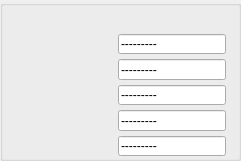
   <widget class="QGroupBox" name="groupBox">
    <property name="geometry">
     <rect>
      <x>660</x>
      <y>490</y>
      <width>241</width>
      <height>161</height>
     </rect>
    </property>
    <property name="sizePolicy">
     <sizepolicy hsizetype="Fixed" vsizetype="Fixed">
      <horstretch>0</horstretch>
      <verstretch>0</verstretch>
     </sizepolicy>
    </property>
    <property name="title">
     <string/>
    </property>
    <widget class="caGraphics" name="sdg_2">
     <property name="geometry">
      <rect>
       <x>0</x>
       <y>0</y>
       <width>241</width>
       <height>161</height>
      </rect>
     </property>
     <property name="foreground">
      <color>
       <red>40</red>
       <green>40</green>
       <blue>40</blue>
      </color>
     </property>
     <property name="fillstyle" stdset="0">
      <enum>caGraphics::Filled</enum>
     </property>
     <property name="lineSize">
      <number>1</number>
     </property>
     <property name="lineColor">
      <color>
       <red>207</red>
       <green>207</green>
       <blue>207</blue>
      </color>
     </property>
    </widget>
    <widget class="QWidget" name="gridLayoutWidget_2">
     <property name="geometry">
      <rect>
       <x>15</x>
       <y>34</y>
       <width>211</width>
       <height>122</height>
      </rect>
     </property>
     <layout class="QGridLayout" name="gridLayout_2" columnstretch="0,0">
      <property name="horizontalSpacing">
       <number>15</number>
      </property>
      <property name="verticalSpacing">
       <number>5</number>
      </property>
      <item row="3" column="0">
       <widget class="caRelatedDisplay" name="carelateddisplay_3">
        <property name="sizePolicy">
         <sizepolicy hsizetype="MinimumExpanding" vsizetype="MinimumExpanding">
          <horstretch>0</horstretch>
          <verstretch>0</verstretch>
         </sizepolicy>
        </property>
        <property name="minimumSize">
         <size>
          <width>0</width>
          <height>15</height>
         </size>
        </property>
        <property name="labels">
         <string>NOPA</string>
        </property>
        <property name="files">
         <string>TLMFF.ui</string>
        </property>
        <property name="args">
         <string>P=SHUTTER:,R=NOPA:,T=NOPA</string>
        </property>
       </widget>
      </item>
      <item row="3" column="1">
       <widget class="caLineEdit" name="calineedit_63">
        <property name="minimumSize">
         <size>
          <width>0</width>
          <height>20</height>
         </size>
        </property>
        <property name="text">
         <string>---------</string>
        </property>
        <property name="readOnly">
         <bool>true</bool>
        </property>
        <property name="channel" stdset="0">
         <string notr="true">SHUTTER:NOPA:Shutter_RBV</string>
        </property>
        <property name="foreground">
         <color>
          <red>0</red>
          <green>255</green>
          <blue>0</blue>
         </color>
        </property>
        <property name="background">
         <color alpha="0">
          <red>160</red>
          <green>160</green>
          <blue>164</blue>
         </color>
        </property>
        <property name="colorMode">
         <enum>caLineEdit::Static</enum>
        </property>
        <property name="precision">
         <number>6</number>
        </property>
        <property name="unitsEnabled">
         <bool>true</bool>
        </property>
       </widget>
      </item>
      <item row="4" column="0">
       <widget class="caRelatedDisplay" name="carelateddisplay_7">
        <property name="sizePolicy">
         <sizepolicy hsizetype="MinimumExpanding" vsizetype="MinimumExpanding">
          <horstretch>0</horstretch>
          <verstretch>0</verstretch>
         </sizepolicy>
        </property>
        <property name="minimumSize">
         <size>
          <width>0</width>
          <height>15</height>
         </size>
        </property>
        <property name="labels">
         <string>MOKE</string>
        </property>
        <property name="files">
         <string>TLMFF.ui</string>
        </property>
        <property name="args">
         <string>P=SHUTTER:,R=MOKE:,T=MOKE</string>
        </property>
       </widget>
      </item>
      <item row="4" column="1">
       <widget class="caLineEdit" name="calineedit_64">
        <property name="minimumSize">
         <size>
          <width>0</width>
          <height>20</height>
         </size>
        </property>
        <property name="text">
         <string>---------</string>
        </property>
        <property name="readOnly">
         <bool>true</bool>
        </property>
        <property name="channel" stdset="0">
         <string notr="true">SHUTTER:MOKE:Shutter_RBV</string>
        </property>
        <property name="foreground">
         <color>
          <red>0</red>
          <green>255</green>
          <blue>0</blue>
         </color>
        </property>
        <property name="background">
         <color alpha="0">
          <red>160</red>
          <green>160</green>
          <blue>164</blue>
         </color>
        </property>
        <property name="colorMode">
         <enum>caLineEdit::Static</enum>
        </property>
        <property name="precision">
         <number>6</number>
        </property>
        <property name="unitsEnabled">
         <bool>true</bool>
        </property>
       </widget>
      </item>
      <item row="0" column="0">
       <widget class="caRelatedDisplay" name="carelateddisplay_2">
        <property name="sizePolicy">
         <sizepolicy hsizetype="MinimumExpanding" vsizetype="MinimumExpanding">
          <horstretch>0</horstretch>
          <verstretch>0</verstretch>
         </sizepolicy>
        </property>
        <property name="minimumSize">
         <size>
          <width>0</width>
          <height>15</height>
         </size>
        </property>
        <property name="baseSize">
         <size>
          <width>0</width>
          <height>0</height>
         </size>
        </property>
        <property name="labels">
         <string>Power Meter</string>
        </property>
        <property name="files">
         <string>TLMFF.ui</string>
        </property>
        <property name="args">
         <string>P=SHUTTER:,R=PM:,T=PM</string>
        </property>
       </widget>
      </item>
      <item row="1" column="0">
       <widget class="caRelatedDisplay" name="carelateddisplay">
        <property name="sizePolicy">
         <sizepolicy hsizetype="MinimumExpanding" vsizetype="MinimumExpanding">
          <horstretch>0</horstretch>
          <verstretch>0</verstretch>
         </sizepolicy>
        </property>
        <property name="minimumSize">
         <size>
          <width>0</width>
          <height>15</height>
         </size>
        </property>
        <property name="labels">
         <string>HHG</string>
        </property>
        <property name="files">
         <string>TLMFF.ui</string>
        </property>
        <property name="args">
         <string>P=SHUTTER:,R=HHG:,T=HHG</string>
        </property>
       </widget>
      </item>
      <item row="0" column="1">
       <widget class="caLineEdit" name="calineedit_62">
        <property name="minimumSize">
         <size>
          <width>0</width>
          <height>20</height>
         </size>
        </property>
        <property name="text">
         <string>---------</string>
        </property>
        <property name="readOnly">
         <bool>true</bool>
        </property>
        <property name="channel" stdset="0">
         <string notr="true">SHUTTER:PM:Shutter_RBV</string>
        </property>
        <property name="foreground">
         <color>
          <red>0</red>
          <green>255</green>
          <blue>0</blue>
         </color>
        </property>
        <property name="background">
         <color alpha="0">
          <red>160</red>
          <green>160</green>
          <blue>164</blue>
         </color>
        </property>
        <property name="colorMode">
         <enum>caLineEdit::Static</enum>
        </property>
        <property name="precision">
         <number>6</number>
        </property>
        <property name="unitsEnabled">
         <bool>true</bool>
        </property>
       </widget>
      </item>
      <item row="1" column="1">
       <widget class="caLineEdit" name="calineedit_61">
        <property name="minimumSize">
         <size>
          <width>0</width>
          <height>20</height>
         </size>
        </property>
        <property name="text">
         <string>---------</string>
        </property>
        <property name="readOnly">
         <bool>true</bool>
        </property>
        <property name="channel" stdset="0">
         <string notr="true">SHUTTER:HHG:Shutter_RBV</string>
        </property>
        <property name="foreground">
         <color>
          <red>0</red>
          <green>255</green>
          <blue>0</blue>
         </color>
        </property>
        <property name="background">
         <color alpha="0">
          <red>160</red>
          <green>160</green>
          <blue>164</blue>
         </color>
        </property>
        <property name="colorMode">
         <enum>caLineEdit::Static</enum>
        </property>
        <property name="frame">
         <bool>true</bool>
        </property>
        <property name="precision">
         <number>6</number>
        </property>
        <property name="unitsEnabled">
         <bool>true</bool>
        </property>
       </widget>
      </item>
      <item row="2" column="0">
       <widget class="caRelatedDisplay" name="carelateddisplay_28">
        <property name="sizePolicy">
         <sizepolicy hsizetype="MinimumExpanding" vsizetype="MinimumExpanding">
          <horstretch>0</horstretch>
          <verstretch>0</verstretch>
         </sizepolicy>
        </property>
        <property name="minimumSize">
         <size>
          <width>0</width>
          <height>15</height>
         </size>
        </property>
        <property name="labels">
         <string>HHG Pump</string>
        </property>
        <property name="files">
         <string>TLMFF.ui</string>
        </property>
        <property name="args">
         <string>P=SHUTTER:,R=HHGPUMP:,T=HHGPUMP</string>
        </property>
       </widget>
      </item>
      <item row="2" column="1">
       <widget class="caLineEdit" name="calineedit_65">
        <property name="minimumSize">
         <size>
          <width>0</width>
          <height>20</height>
         </size>
        </property>
        <property name="text">
         <string>---------</string>
        </property>
        <property name="readOnly">
         <bool>true</bool>
        </property>
        <property name="channel" stdset="0">
         <string notr="true">SHUTTER:HHGPUMP:Shutter_RBV</string>
        </property>
        <property name="foreground">
         <color>
          <red>0</red>
          <green>255</green>
          <blue>0</blue>
         </color>
        </property>
        <property name="background">
         <color alpha="0">
          <red>160</red>
          <green>160</green>
          <blue>164</blue>
         </color>
        </property>
        <property name="colorMode">
         <enum>caLineEdit::Static</enum>
        </property>
        <property name="frame">
         <bool>true</bool>
        </property>
        <property name="precision">
         <number>6</number>
        </property>
        <property name="unitsEnabled">
         <bool>true</bool>
        </property>
       </widget>
      </item>
     </layout>
    </widget>
   </widget>
